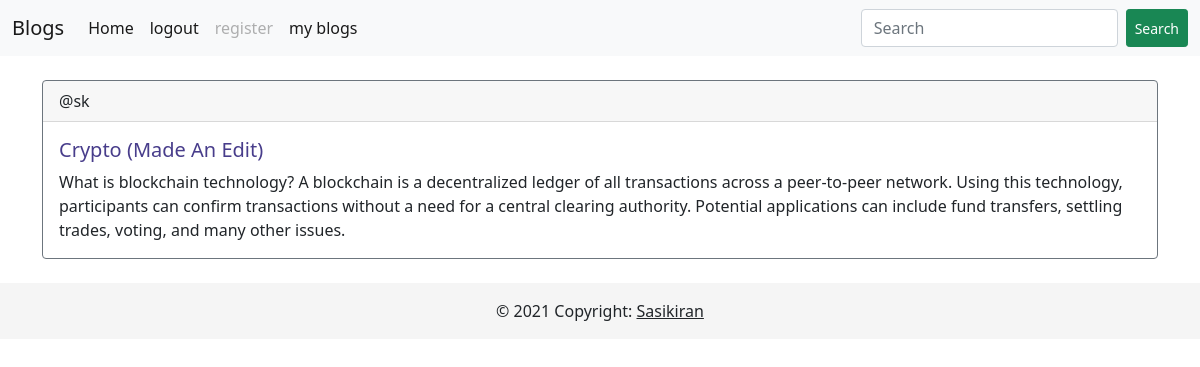
Screenshot of /4/ (signed in) with the database file from the repository.
### blogs/models.py (models this page shows, shortened)
class Post(models.Model):
    title = models.CharField(max_length=200)
    author = models.ForeignKey('auth.User', on_delete=models.CASCADE)
    body = models.TextField()
    created_date = models.DateTimeField(auto_now_add=True)
    modified = models.DateTimeField(auto_now=True)

### blogs/views.py (the view)
# urls.py: path('<int:post_id>/', views.post_details, name='post_details'),
@login_required(login_url='login')
def post_details(request, post_id):
    post = get_object_or_404(Post, pk=post_id)
    context = {
        'post' : post,
    }
    return render(request, 'blogs/single_post.html', context)

### templates/blogs/single_post.html (shortened to what this page needs)
{% extends 'base.html' %}
{% block content %}
<br>
<div class="container">
    <div class="card border-secondary">
        <div class="card-header">
            @{{ post.author.username }}
        </div>
        <div class="card-body">
            <h5 class="card-title">{{ post.title | title}}</h5>
            <p class="card-text">{{ post.body | safe }}</p>
        </div>
    </div>
</div>
{% endblock %}

### templates/base.html (style rules this page uses)
h5 { color: darkslateblue; }

### rows the page displays
Post: author.username "sk", title "Crypto (Made An Edit)", body "What is blockchain technology? A blockchain is a decentralized ledger of all transactions across a peer-to-peer network. Using this technology, participants can confirm transactions without a need for a central clearing authority. Potential applications can include fund transfers, settling trades, voting, and many other issues."
